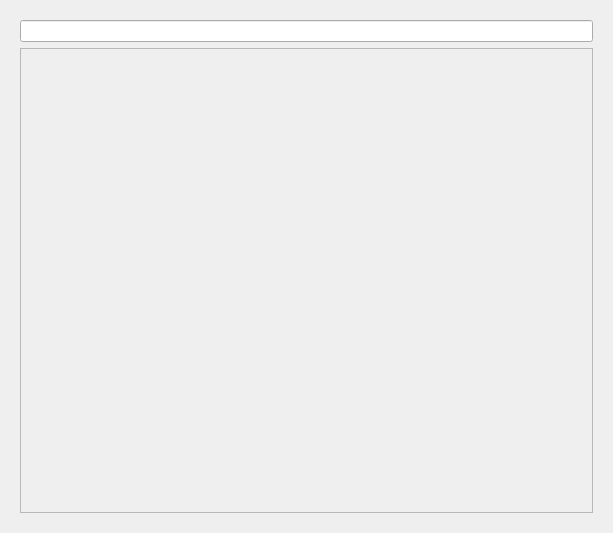
<?xml version="1.0" encoding="UTF-8"?>
<ui version="4.0">
 <class>ClearlyHubDialogBase</class>
 <widget class="QDialog" name="ClearlyHubDialogBase">
  <property name="enabled">
   <bool>true</bool>
  </property>
  <property name="geometry">
   <rect>
    <x>0</x>
    <y>0</y>
    <width>613</width>
    <height>533</height>
   </rect>
  </property>
  <property name="windowTitle">
   <string>Clearly.Hub</string>
  </property>
  <property name="styleSheet">
   <string notr="true"/>
  </property>
  <layout class="QVBoxLayout" name="verticalLayout">
   <item>
    <widget class="QWidget" name="contentWidget" native="true">
     <layout class="QVBoxLayout" name="verticalLayout_2">
      <item>
       <widget class="KTreeWidgetSearchLine" name="searchBar"/>
      </item>
      <item>
       <widget class="QScrollArea" name="scrollArea">
        <property name="widgetResizable">
         <bool>true</bool>
        </property>
        <widget class="QWidget" name="scrollAreaWidgetContents">
         <property name="geometry">
          <rect>
           <x>0</x>
           <y>0</y>
           <width>585</width>
           <height>467</height>
          </rect>
         </property>
         <layout class="QVBoxLayout" name="verticalLayout_3"/>
        </widget>
       </widget>
      </item>
     </layout>
    </widget>
   </item>
  </layout>
 </widget>
 <customwidgets>
  <customwidget>
   <class>KTreeWidgetSearchLine</class>
   <extends>QLineEdit</extends>
   <header>ktreewidgetsearchline.h</header>
  </customwidget>
 </customwidgets>
 <resources/>
 <connections/>
</ui>
